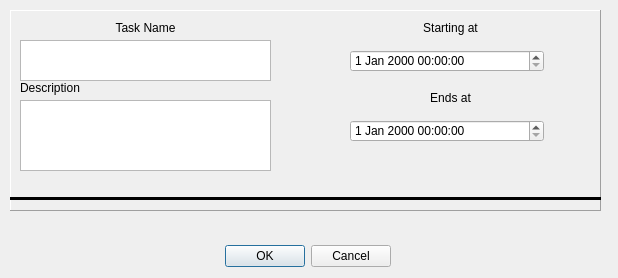
<?xml version="1.0" encoding="UTF-8"?>
<ui version="4.0">
 <class>CreateTask</class>
 <widget class="QDialog" name="CreateTask">
  <property name="geometry">
   <rect>
    <x>0</x>
    <y>0</y>
    <width>618</width>
    <height>278</height>
   </rect>
  </property>
  <property name="windowTitle">
   <string>Dialog</string>
  </property>
  <widget class="QDialogButtonBox" name="buttonBox">
   <property name="geometry">
    <rect>
     <x>50</x>
     <y>240</y>
     <width>341</width>
     <height>32</height>
    </rect>
   </property>
   <property name="orientation">
    <enum>Qt::Horizontal</enum>
   </property>
   <property name="standardButtons">
    <set>QDialogButtonBox::Cancel|QDialogButtonBox::Ok</set>
   </property>
  </widget>
  <widget class="QFrame" name="frame">
   <property name="geometry">
    <rect>
     <x>10</x>
     <y>10</y>
     <width>591</width>
     <height>201</height>
    </rect>
   </property>
   <property name="frameShape">
    <enum>QFrame::Panel</enum>
   </property>
   <property name="frameShadow">
    <enum>QFrame::Raised</enum>
   </property>
   <widget class="QLabel" name="label_5">
    <property name="geometry">
     <rect>
      <x>100</x>
      <y>10</y>
      <width>71</width>
      <height>16</height>
     </rect>
    </property>
    <property name="text">
     <string>Task Name</string>
    </property>
    <property name="alignment">
     <set>Qt::AlignCenter</set>
    </property>
   </widget>
   <widget class="QTextEdit" name="TaskName">
    <property name="geometry">
     <rect>
      <x>10</x>
      <y>30</y>
      <width>251</width>
      <height>41</height>
     </rect>
    </property>
   </widget>
   <widget class="QTextEdit" name="description">
    <property name="geometry">
     <rect>
      <x>10</x>
      <y>90</y>
      <width>251</width>
      <height>71</height>
     </rect>
    </property>
   </widget>
   <widget class="QLabel" name="label_6">
    <property name="geometry">
     <rect>
      <x>10</x>
      <y>70</y>
      <width>61</width>
      <height>16</height>
     </rect>
    </property>
    <property name="text">
     <string>Description</string>
    </property>
   </widget>
   <widget class="QDateTimeEdit" name="Startingat">
    <property name="geometry">
     <rect>
      <x>340</x>
      <y>40</y>
      <width>194</width>
      <height>22</height>
     </rect>
    </property>
    <property name="sizePolicy">
     <sizepolicy hsizetype="Expanding" vsizetype="Expanding">
      <horstretch>0</horstretch>
      <verstretch>0</verstretch>
     </sizepolicy>
    </property>
   </widget>
   <widget class="QLabel" name="label_7">
    <property name="geometry">
     <rect>
      <x>410</x>
      <y>10</y>
      <width>61</width>
      <height>16</height>
     </rect>
    </property>
    <property name="text">
     <string>Starting at</string>
    </property>
    <property name="alignment">
     <set>Qt::AlignCenter</set>
    </property>
   </widget>
   <widget class="QDateTimeEdit" name="Endsat">
    <property name="geometry">
     <rect>
      <x>340</x>
      <y>110</y>
      <width>194</width>
      <height>22</height>
     </rect>
    </property>
   </widget>
   <widget class="QLabel" name="label_8">
    <property name="geometry">
     <rect>
      <x>410</x>
      <y>80</y>
      <width>61</width>
      <height>16</height>
     </rect>
    </property>
    <property name="text">
     <string>Ends at</string>
    </property>
    <property name="alignment">
     <set>Qt::AlignCenter</set>
    </property>
   </widget>
   <widget class="Line" name="line_2">
    <property name="geometry">
     <rect>
      <x>0</x>
      <y>180</y>
      <width>591</width>
      <height>16</height>
     </rect>
    </property>
    <property name="frameShadow">
     <enum>QFrame::Plain</enum>
    </property>
    <property name="lineWidth">
     <number>3</number>
    </property>
    <property name="orientation">
     <enum>Qt::Horizontal</enum>
    </property>
   </widget>
  </widget>
 </widget>
 <resources/>
 <connections>
  <connection>
   <sender>buttonBox</sender>
   <signal>accepted()</signal>
   <receiver>CreateTask</receiver>
   <slot>accept()</slot>
   <hints>
    <hint type="sourcelabel">
     <x>248</x>
     <y>254</y>
    </hint>
    <hint type="destinationlabel">
     <x>157</x>
     <y>274</y>
    </hint>
   </hints>
  </connection>
  <connection>
   <sender>buttonBox</sender>
   <signal>rejected()</signal>
   <receiver>CreateTask</receiver>
   <slot>reject()</slot>
   <hints>
    <hint type="sourcelabel">
     <x>316</x>
     <y>260</y>
    </hint>
    <hint type="destinationlabel">
     <x>286</x>
     <y>274</y>
    </hint>
   </hints>
  </connection>
 </connections>
</ui>
